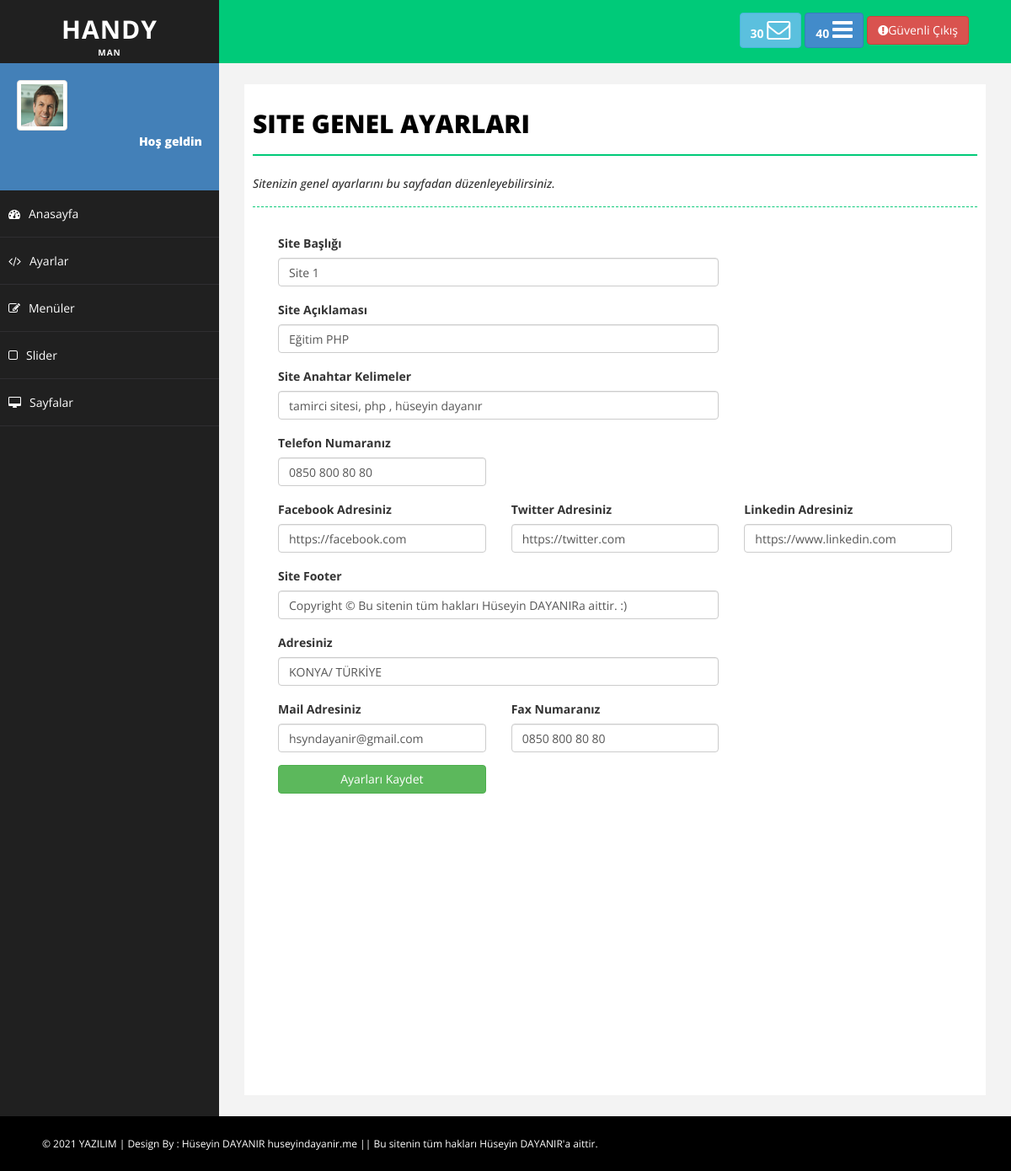
Page /admin/ayarlar.php on the earlier database version.
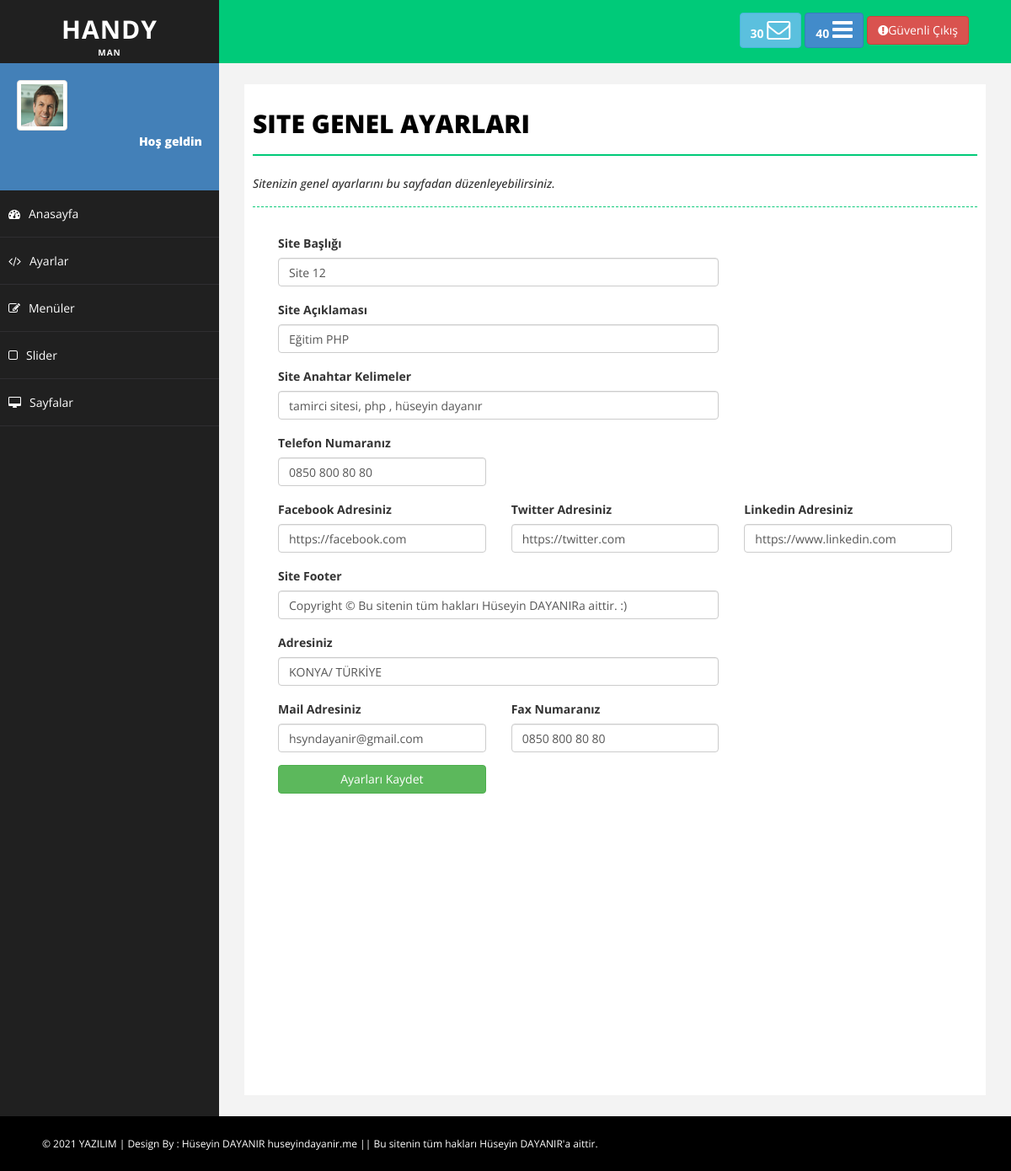
Same page on the later database version.
### tables this page shows
CREATE TABLE `ayarlar` (
  `ayar_id` int(11) NOT NULL,
  `ayar_logo` varchar(250) NOT NULL,
  `ayar_telefon` varchar(50) NOT NULL,
  `ayar_title` varchar(100) NOT NULL,
  `ayar_description` varchar(500) NOT NULL,
  `ayar_keywords` varchar(500) NOT NULL,
  `ayar_facebook` varchar(150) NOT NULL,
  `ayar_twitter` varchar(150) NOT NULL,
  `ayar_linkedin` varchar(150) NOT NULL,
  `ayar_footer` varchar(500) NOT NULL,
  `ayar_adres` varchar(500) NOT NULL,
  `ayar_mail` varchar(100) NOT NULL,
  `ayar_fax` varchar(50) NOT NULL,
  `ayar_yedek` varchar(50) NOT NULL
);

### admin/ayarlar.php (the view)
<?php include 'header.php' ?>
<?php include 'sidebar.php' ?>
<div id="page-wrapper">
            <div id="page-inner">
                <div class="row">
                    <div class="col-md-12">
                        <h1 class="page-head-line">Site Genel Ayarları</h1>
                        <?php
                            if($_GET['durum'] == "ok"){ ?>
                                <h1 style="color:green;" class="page-subhead-line">Kayıtlar başarıyla güncellendi.</h1>
                            <?php
                            }
                            else if($_GET['durum']=="no"){ ?>
                                <h1 style="color:red;"class="page-subhead-line">Kayıtlar güncellenemedi değişiklik yapmamış olabilirsiniz.</h1>
                            <?php
                            }
                            else {?>
                                <h1 class="page-subhead-line">Sitenizin genel ayarlarını bu sayfadan düzenleyebilirsiniz.</h1>
                            <?php } ?>
                    </div>
                </div>
                <form action="netting/islem.php" method ="POST">
                <div class="col-md-12">
                    <div class="form-group col-md-8">
                        <label>Site Başlığı </label>
                        <input class="form-control" type="text" name ="ayar_title" value="<?php echo $ayarcek['ayar_title']?>">
                    </div>
                </div>
                <div class="col-md-12">
                    <div class="form-group col-md-8">
                        <label>Site Açıklaması</label>
                        <input class="form-control" type="text" name ="ayar_description" value="<?php echo $ayarcek['ayar_description']?>">
                    </div>
                </div>
                <div class="col-md-12">
                    <div class="form-group col-md-8">
                        <label>Site Anahtar Kelimeler </label>
                        <input class="form-control" type="text" name ="ayar_keywords" value="<?php echo $ayarcek['ayar_keywords']?>">
                    </div>
                </div>
                <div class="col-md-12">
                    <div class="form-group col-md-4">
                        <label>Telefon Numaranız </label>
                        <input class="form-control" type="text" name ="ayar_telefon" value="<?php echo $ayarcek['ayar_telefon']?>">
                    </div>
                </div>
                <div class="col-md-12">
                    <div class="form-group col-md-4">
                        <label>Facebook Adresiniz </label>
                        <input class="form-control" type="text" name ="ayar_facebook" value="<?php echo $ayarcek['ayar_facebook']?>">
                    </div>
                    <div class="form-group col-md-4">
                        <label>Twitter Adresiniz </label>
                        <input class="form-control" type="text" name ="ayar_twitter" value="<?php echo $ayarcek['ayar_twitter']?>">
                    </div>
                    <div class="form-group col-md-4">
                        <label>Linkedin Adresiniz </label>
                        <input class="form-control" type="text" name ="ayar_linkedin" value="<?php echo $ayarcek['ayar_linkedin']?>">
                    </div>
                </div>
                <div class="col-md-12">
                    <div class="form-group col-md-8">
                        <label>Site Footer </label>
                        <input class="form-control" type="text" name ="ayar_footer" value="<?php echo $ayarcek['ayar_footer']?>">
                    </div>
                </div>
                <div class="col-md-12">
                    <div class="form-group col-md-8">
                        <label>Adresiniz </label>
                        <input class="form-control" type="text" name ="ayar_adres" value="<?php echo $ayarcek['ayar_adres']?>">
                    </div>
                </div>
                <div class="col-md-12">
                    <div class="form-group col-md-4">
                        <label>Mail Adresiniz </label>
                        <input class="form-control" type="text" name ="ayar_mail" value="<?php echo $ayarcek['ayar_mail']?>">
                    </div>
                    <div class="form-group col-md-4">
                        <label>Fax Numaranız </label>
                        <input class="form-control" type="text" name ="ayar_fax" value="<?php echo $ayarcek['ayar_fax']?>">
                    </div>
                </div>
                <div class="col-md-12">
                    <div class="form-group col-md-4" >
                        <input style="width:100%"  class="btn btn-success" type="submit" name ="ayarkaydet" value="Ayarları Kaydet">
                    </div>
                </div>
                </form>
            </div>
        </div>
<?php include 'footer.php' ?>

Differences in the rows shown:
changed ayarlar "Eğitim PHP": ayar_title "Site 1" → "Site 12"
